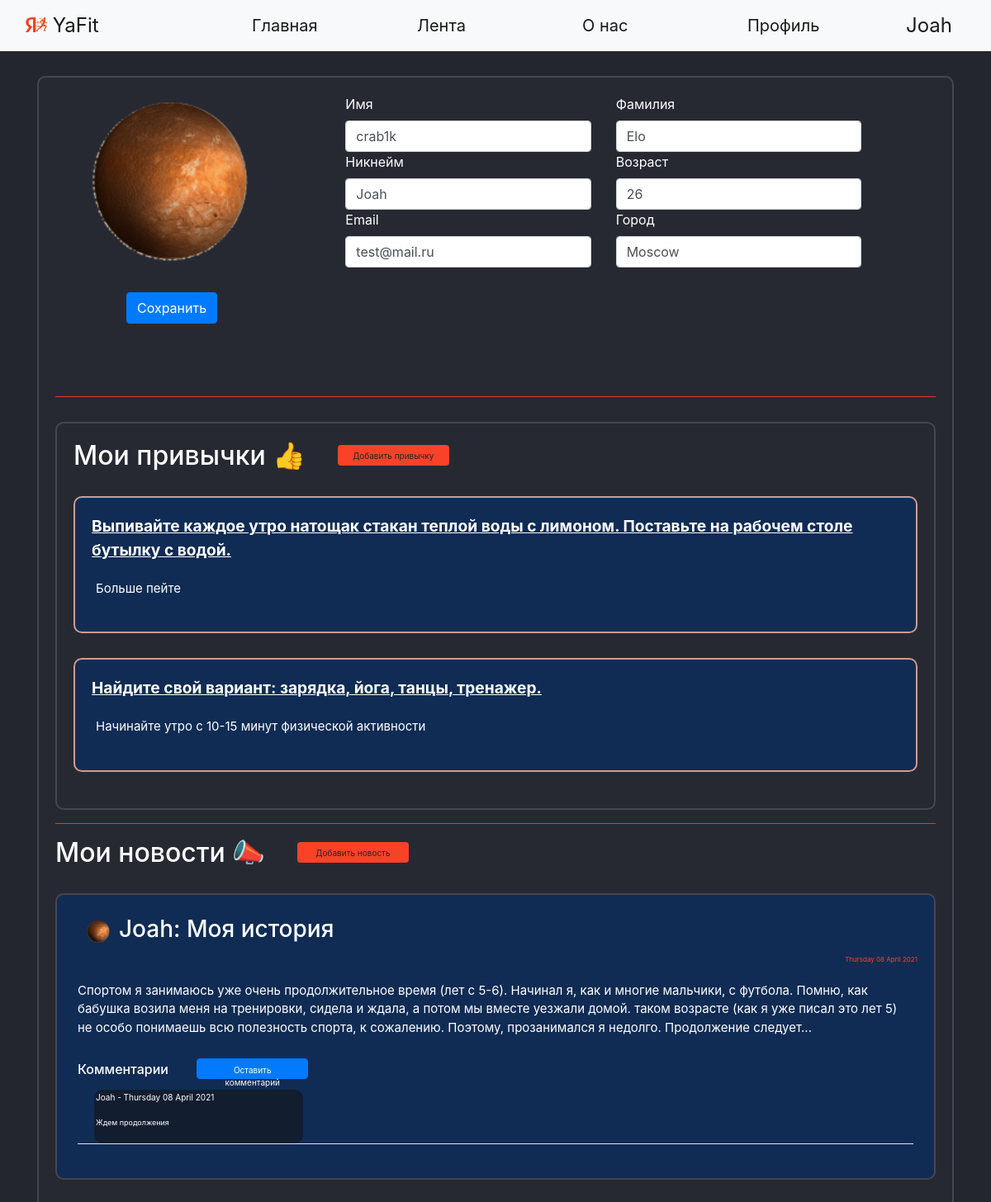
The page /office (signed in) on the database its author committed.
### data/users.py (models this page shows, shortened)
class User(SqlAlchemyBase, UserMixin, SerializerMixin):
    __tablename__ = 'users'
    id = sqlalchemy.Column(sqlalchemy.Integer,
                           primary_key=True, autoincrement=True)
    name = sqlalchemy.Column(sqlalchemy.String)
    surname = sqlalchemy.Column(sqlalchemy.String)
    nickname = sqlalchemy.Column(sqlalchemy.String)
    age = sqlalchemy.Column(sqlalchemy.Integer)
    status = sqlalchemy.Column(sqlalchemy.String)
    about = sqlalchemy.Column(sqlalchemy.String)
    email = sqlalchemy.Column(sqlalchemy.String, unique=True)
    hashed_password = sqlalchemy.Column(sqlalchemy.String)
    modified_date = sqlalchemy.Column(sqlalchemy.DateTime, default=datetime.datetime.now)
    city_from = sqlalchemy.Column(sqlalchemy.String)
    habit = sqlalchemy.Column(sqlalchemy.String)  # id_1;id_2
    habits = orm.relation("Habits", back_populates='user')
    news = orm.relation("News", back_populates='user')
    comments = orm.relation("Comments", back_populates='user')

### data/habits.py (models this page shows)
class Habits(SqlAlchemyBase, UserMixin, SerializerMixin):
    __tablename__ = 'habits'
    id = sqlalchemy.Column(sqlalchemy.Integer,
                           primary_key=True, autoincrement=True)
    type = sqlalchemy.Column(sqlalchemy.String)
    period = sqlalchemy.Column(sqlalchemy.Integer)  # days
    about_link = sqlalchemy.Column(sqlalchemy.String)
    count = sqlalchemy.Column(sqlalchemy.Integer, default=0)
    reposts = sqlalchemy.Column(sqlalchemy.Integer, default=0)
    creator = sqlalchemy.Column(sqlalchemy.String, sqlalchemy.ForeignKey("users.id"))
    user = orm.relation('User')

### data/news.py (models this page shows)
class News(SqlAlchemyBase, UserMixin, SerializerMixin):
    __tablename__ = 'news'
    id = sqlalchemy.Column(sqlalchemy.Integer,
                           primary_key=True, autoincrement=True)
    title = sqlalchemy.Column(sqlalchemy.String)
    content = sqlalchemy.Column(sqlalchemy.String)
    created_date = sqlalchemy.Column(sqlalchemy.DateTime,
                                     default=datetime.datetime.now)
    user_id = sqlalchemy.Column(sqlalchemy.Integer,
                                sqlalchemy.ForeignKey("users.id"))
    comms = sqlalchemy.Column(sqlalchemy.String)  # id_1;id_2
    user = orm.relation('User')

### data/comments.py (models this page shows)
class Comments(SqlAlchemyBase, UserMixin, SerializerMixin):
    __tablename__ = 'comments'
    id = sqlalchemy.Column(sqlalchemy.Integer,
                           primary_key=True, autoincrement=True)
    content = sqlalchemy.Column(sqlalchemy.String)
    created_date = sqlalchemy.Column(sqlalchemy.DateTime,
                                     default=datetime.datetime.now)
    user_id = sqlalchemy.Column(sqlalchemy.Integer,
                                sqlalchemy.ForeignKey("users.id"))
    user = orm.relation('User')

### main.py (the view, shortened to what this page needs)
@app.route("/office", methods=['GET', 'POST'])
@login_required
def my_office():
    pathu = ''
    form = OfficeForm()
    if request.method == "GET":
        db_sess = db_session.create_session()
        user = db_sess.query(User).filter(User.id == current_user.id).first()
        if user:
            form.name.data = user.name
            form.surname.data = user.surname
            form.nickname.data = user.nickname
            form.age.data = user.age
            form.status.data = user.status
            form.email.data = user.email
            form.city_from.data = user.city_from
        else:
            abort(404)
    for images in os.listdir('static/img/users_photo'):
        if images.split('.')[0] == current_user.nickname:
            pathu = 'static/img/users_photo/' + images
    if pathu == '':
        pathu = 'static/img/users_photo/default.jpg'
    db_sess = db_session.create_session()
    habits = []
    if current_user.habit:
        for el in current_user.habit.split(';'):
            habits.append(db_sess.query(Habits).filter(Habits.id == el).first())
    user_habits = []
    for habit in habits:
        user_habits.append({
            'id': habit.id,
            'type': habit.type,
            'period': habit.period,
            'about_link': habit.about_link,
            'count': habit.count,
            'reposts': habit.reposts,
            'creator': db_sess.query(User).filter(User.id == habit.creator).first().nickname,
        })
    unews = db_sess.query(News).filter(News.user_id == current_user.id).all()
    users_news = []
    for news in unews:
        path = ''
        creator_nickname = (db_sess.query(User).filter(User.id == news.user_id).first()).nickname
        for images in os.listdir('static/img/users_photo'):
            if images.split('.')[0] == creator_nickname:
                path = 'static/img/users_photo/' + images
        if path == '':
            path = 'static/img/users_photo/default.jpg'
        comments = []
        if news.comms:
            if ';' in news.comms:
                for com_id in news.comms.split(';'):
                    comments.append(db_sess.query(Comments).filter(Comments.id == com_id).first())
            elif len(news.comms) == 1:
                com_id = news.comms
                comments = [db_sess.query(Comments).filter(Comments.id == com_id).first()]
        else:
            comments = []
        if len(comments) > 1:
            comments = sorted(comments, key=lambda x: x.created_date)
        comments_main = []
        for com in comments:
            comentor_nickname = db_sess.query(User).filter(User.id == com.user_id).first().nickname
            comments_main.append({'id': com.id,
                                  'content': com.content,
                                  'created_date': com.created_date.strftime("%A %d %B %Y"),
                                  'creator': comentor_nickname})
        comments = comments_main
        users_news.append({'id': news.id,
                           'title': news.title,
                           'content': news.content,
                           'created_date': news.created_date.strftime("%A %d %B %Y"),
                           'comms': comments,
                           'creator': creator_nickname,
                           'path': path})
    return render_template('office.html',
                           form=form, path=pathu, random_id=random.randint(1, 2 ** 16), user_habits=user_habits,
                           users_news=users_news, title='Профиль')

### forms/Office.py
class OfficeForm(FlaskForm):
    name = StringField('Имя', validators=[DataRequired()])
    submit = SubmitField('Сохранить')
    surname = StringField('Фамилия')
    nickname = StringField('Никнейм')
    age = StringField('Возраст')
    status = StringField('Статус')
    about = TextAreaField('Немного обо мне')
    email = StringField('Email')
    hashed_password = PasswordField('Пароль')
    city_from = StringField('Город')

### data/db_session.py (called while the page is built)
def create_session() -> Session:
    global __factory
    return __factory()

### main.py (called while the page is built)
@login_manager.user_loader
def load_user(user_id):
    db_sess = db_session.create_session()
    return db_sess.query(User).get(user_id)

### templates/office.html (shortened to what this page needs)
{% extends "base.html" %}
{% block content %}
<body>
<form action="" method="post" enctype="multipart/form-data" accept="image/jpeg">
    <div class="page_border">
        <div class="vertical-menu" style="width: 18rem;" id="info">
            <div class="container px-4" style="width: 1000px !important;">
                <div class="row gx-5">
                    <div class="col" style="width: 300px !important;">
                        <div><p><label><img src={{path}}?dummy={{random_id}} class="round_office"
                                            align="left" width="150" height="150"/>
                        </label></div>
                        <div style="margin-left: 62px;">{{ form.submit(type="submit", class="btn btn-primary")}}</div>
                    </div>
                    <div class="col" style="width: 300px !important;">
                        <div>{{ form.name.label }}</div>
                        <div>{{ form.name(class="form-control" ) }}</div>
                        <div>{{ form.nickname.label }}</div>
                        <div>{{ form.nickname(class="form-control" ) }}</div>
                        <div>{{ form.email.label }}</div>
                        <div>{{ form.email(class="form-control" ) }}</div>
                    </div>
                    <div class="col" style="width: 300px !important;">
                        <div>{{ form.surname.label }}</div>
                        <div>{{ form.surname(class="form-control" ) }}</div>
                        <div>{{ form.age.label }}</div>
                        <div>{{ form.age(class="form-control" ) }}</div>
                        <div>{{ form.city_from.label }}</div>
                        <div>{{ form.city_from(class="form-control" ) }}</div>
                    </div>
                </div>
            </div>
        </div>
        <hr>
        <div class="page_border">
            <h2>Мои привычки &#128077; <a href="/add_habit" class="btn btn-warning"
                       style=" height:25px; width:135px; font-size: 10px; margin-bottom:5px; margin-left: 30px;">Добавить привычку</a></h2>
            {% for habit in user_habits%}
            <div class="circle_habits" style="background-color: #102C54 !important;">
                <div class="display-6">
                    <p><strong>
                        <ins><big>{{habit['about_link']}}</big></ins>
                    </strong></p>
                </div>
                <div class="menu_item">
                    <p>{{habit['type']}}</p>
                </div>
            </div>
            {% endfor %} <br>
        </div>
        <hr>
        <h2>Мои новости &#128227; <a href="/add_news" class="btn btn-warning"
                       style=" height:25px; width:135px; font-size: 10px; margin-bottom:5px; margin-left: 30px;">Добавить новость</a></h2>
        {% for new in users_news%}
        <div class="page_border" style="background-color: #102C54 !important;">
            <div class="menu_item">
                <h3><a><a><img
                        src={{new['path']}}?dummy={{random_id}} alt="avatar"
                        class="round_avatar"></a></a>{{new['creator']}}: {{new['title']}} </h3>
            </div>
            <div class="reposts">
                <p>{{new['created_date']}}</p>
            </div>
            <div class="menu_item">
                <p>{{new['content']}}</p>
            </div>
            <div class="menu_item">
                <h6>Комментарии {% if current_user.is_authenticated %}
                    <a href="/com_add/{{ new['id'] }}" class="btn btn-primary"
                       style=" height:25px; width:135px; font-size: 10px; margin-bottom:5px; margin-left: 30px;">Оставить
                        комментарий</a>
                    {% endif %}
                </h6>
                {% for com in new['comms'] %}
                <div class="com_label" style="margin-left: 20px; padding: 0; margin-top: 0; margin-bottom;">
                    <p style="font-size: 10px;">{{com['creator']}} - {{com['created_date']}}</p>
                    <p style="font-size: 9px;">{{com['content']}}
                    </p></div>
                <hr style="color: white; background-color: white; padding: 0; margin-top: 0; margin-bottom;">
                {% endfor %}
            </div>
        </div>
        {% endfor %} <br>
    </div>
</form>
</body>
{% endblock %}

### templates/base.html (shortened to what this page needs)
<!doctype html>
<html lang="en">
<head>
    <link rel="stylesheet" href="/static/css/style.css?random()">
    <link rel="stylesheet"
          href="https://stackpath.bootstrapcdn.com/bootstrap/4.4.1/css/bootstrap.min.css"
>
</head>
<body>
<header>
    <nav class="navbar navbar-expand-lg navbar-light bg-light">
        <div class="container-fluid">
            <a class="navbar-brand" style="width: 250px;" href="/">
                <img src="/static/img/YaFit_logo.png" alt="" width="26" height="18"
                     class="d-inline-block text-align-center" style="margin-bottom:5px;">
                YaFit
            </a>
            <div class="collapse navbar-collapse">
                <ul class="mx-auto navbar-nav">
                    <li class="nav-item">
                        <a class="nav-link active" style="width: 200px;" aria-current="page" href="/">Главная</a>
                    </li>
                    <li class="nav-item">
                        <a class="nav-link active" style="width: 200px;" href="/news">Лента</a>
                    </li>
                    <li class="nav-item">
                        <a class="nav-link active" style="width: 200px;" href="/info">О нас</a>
                    </li>
                    <li class="nav-item">
                        <a class="nav-link active" style="width: 200px;" href="/office">Профиль</a>
                </ul>
                {% if current_user.is_authenticated %}
                <a class="navbar-brand" href="/logout">{{current_user.nickname}}</a>
                {% else %}
                <p>
                    <a class="btn btn-primary " href="/register">Зарегистрироваться</a>
                    <a class="btn btn-success" href="/login">Войти</a>
                </p>
                {% endif %}
            </div>
        </div>
    </nav>
</header>
<main role="main" class="container">
    {% block content %}{% endblock %}
</main>
</body>
</html>

### static/css/style.css (style rules this page uses)
body { background-color: #24262f !important; color: white; }
.nav-item { color: black; font-weight: 400; font-size: 20px !important; }
.navbar-brand { font-size: 24px !important; }
.page_border { background-color: #272932 !important; color: white !important; border: 2px solid #45464F; border-radius: 10px; padding: 20px !important; margin: 0 auto; margin-top: 30px; }
.menu_item { padding: 5px !important; font-size: 15px !important; }
hr { background-color: #FB4229; color: #FB4229; }
.reposts { color: #FB4229 !important; font-size: 8px !important; text-align: right; }
.btn-warning { background-color: #FB4229 !important; border: 2px #FB4229 !important; }
.com_label { background-color: #121d2f !important; color: white !important; border: 2px solid #121d2f; width: 25%; border-radius: 10px; }
.round_avatar { margin-left:10px; margin-right:10px; width: 30px !important; height: 30px !important; border-radius: 50px !important; }
.round_office { margin-left:10px; margin-right:10px; width: 210px !important; height: 210px !important; border-radius: 210px !important; }
.vertical-menu { width: 300px; height: 350px; }
.circle_habits { background-color: #1A4780 !important; color: white !important; border: 2px solid #CF9B8F; border-radius: 10px; padding: 20px !important; margin: 0 auto; margin-top: 30px; }

### rows shown on the page
User: nickname "Joah", name "crab1k", email "test@mail.ru", surname "Elo", age "26", city_from "Moscow", creator "Joah", creator "Joah"
Habits: about_link "Выпивайте каждое утро натощак стакан теплой воды с лимоном. Поставьте на рабочем столе бутылку с водой.", type "Больше пейте"
Habits: about_link "Найдите свой вариант: зарядка, йога, танцы, тренажер.", type "Начинайте утро с 10-15 минут физической активности"
News: title "Моя история", content "Спортом я занимаюсь уже очень продолжительное время (лет с 5-6). Начинал я, как и многие мальчики, с футбола. Помню, как бабушка возила меня на тренировки, сидела и ждала, а потом мы вместе уезжали домой. таком возрасте (как я уже писал это лет 5) не особо понимаешь всю полезность спорта, к сожалению. Поэтому, прозанимался я недолго. Продолжение следует..."
Comments: content "Ждем продолжения"

### other values the page prints
{{ new['created_date'] }} "Thursday 08 April 2021"
{{ com['created_date'] }} "Thursday 08 April 2021"
